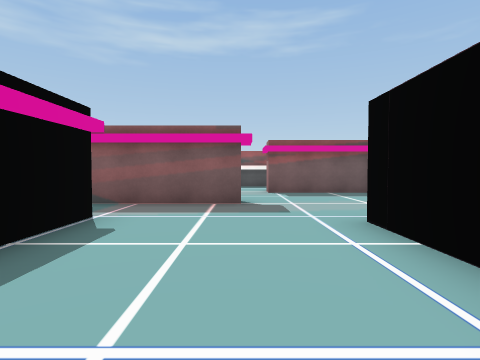
view 1 (above)

13 first-person views from a walk through a Unity game level. The camera is 1.3 m above the floor, tilts 2° down and sees 80° across. The floor is counted in squares, 2 m on a side. Each view is taken from the middle of a square. On the plan, view 1 faces up. The plan holds only what a view shows up to about 9 squares ahead; the rest is blank. The place goes on beyond the plan. The player character is not drawn. Some surface patterns are stand-ins.

view 2
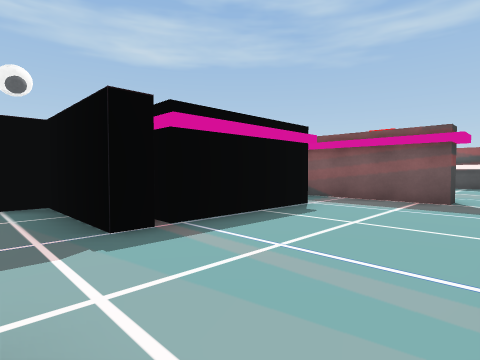

view 3
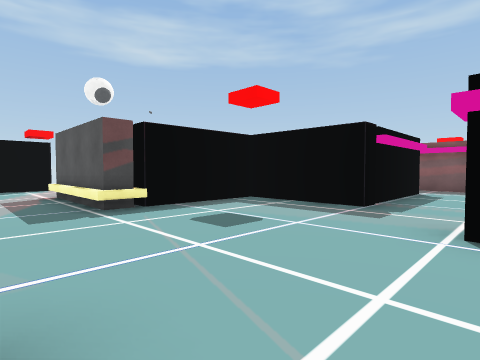

view 4
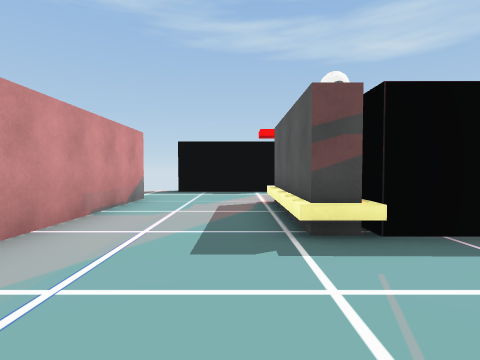

view 5
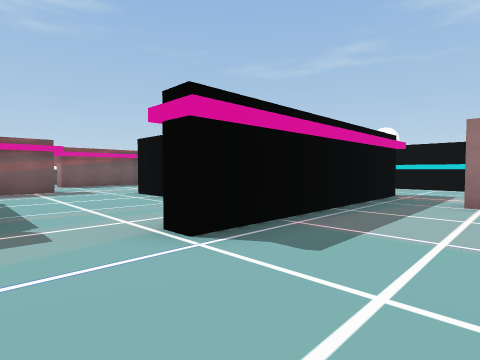

view 6
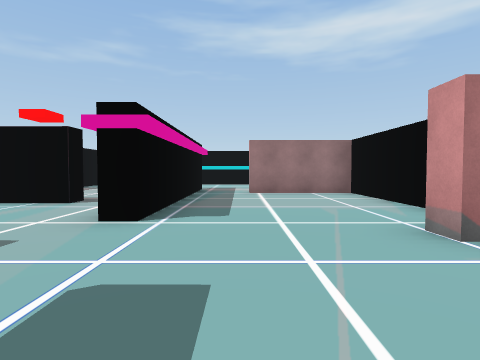

view 7
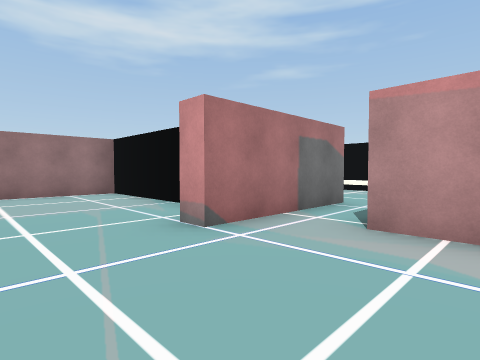

view 8
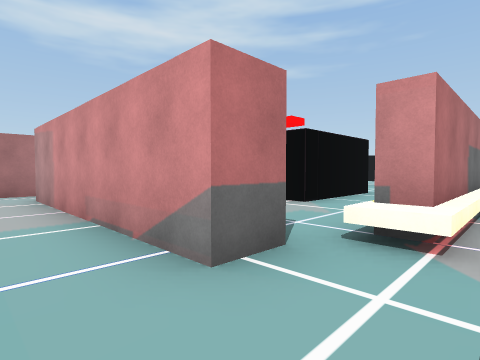

view 9
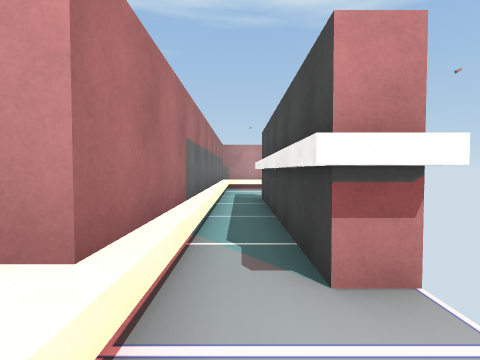

view 10
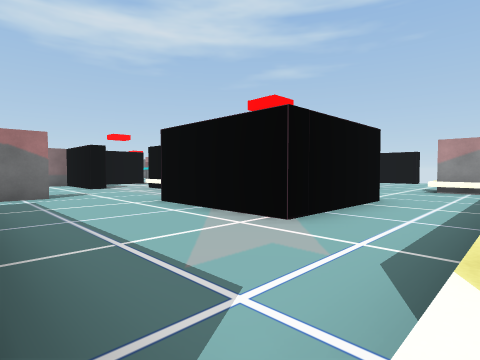

view 11
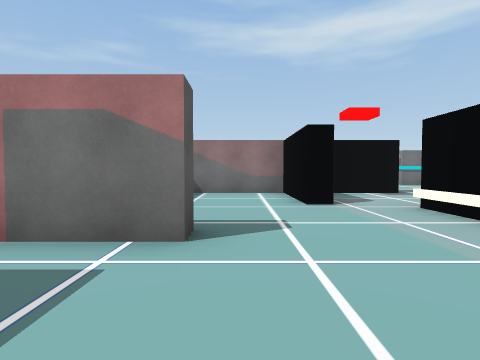

view 12
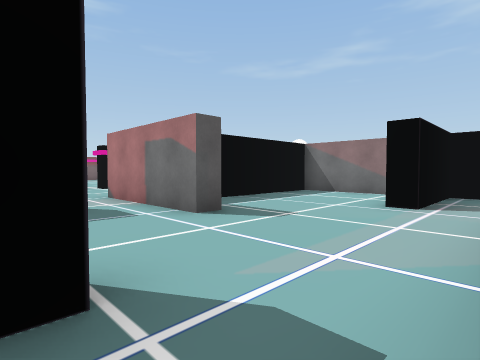

view 13
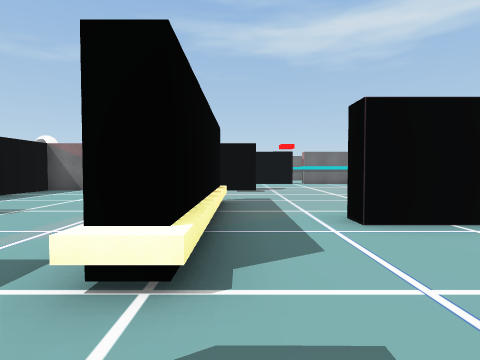

### Floor plan
Key: @ floor where view 1 was taken; # wall or solid block; x gap in a wall; . floor; ^ raised ledge.
Columns run from 11 left of view 1 to 9 right of it. Each row starts with its distance up from view 1.
  8            .####
  7            ....
  6         ####...
  5         ......
  4          .....
  3          #...#
  2          #...#
  1          x...#.
  0       ####.@...
 -1       #......
 -2       #....  ####...#
 -3 x..^###.............#
 -4 #..............#
 -5 #.........#....#
 -6 x.........#....#
 -7  ..######.######
 -8  .#.......#....#
 -9 #.#............#
-10 #.#..###.......#
-11 #.#..# ......####
-12 #.#..# .^###^...#
-13 #.#..#..........#
-14  .#..  ..........
-15  .#...  ..#.....
-16  .#...       ...
-17    #^.

Where each view was taken, in squares from view 1:
view 1: 0 up, 0 right, facing up
view 2: 1 down, 1 right, facing up-left
view 3: 5 down, 0 right, facing up-left
view 4: 4 down, 2 left, facing left
view 5: 4 down, 2 left, facing up-right
view 6: 3 down, 4 left, facing right
view 7: 3 down, 4 left, facing down-right
view 8: 5 down, 10 left, facing down-right
view 9: 7 down, 10 left, facing down
view 10: 7 down, 9 left, facing down-right
view 11: 9 down, 4 left, facing right
view 12: 12 down, 4 left, facing up-right
view 13: 13 down, 5 left, facing right
